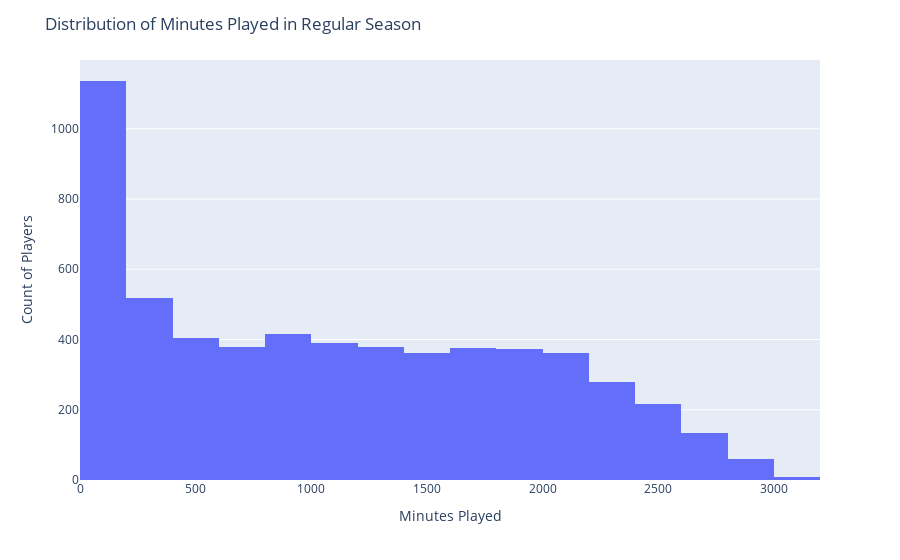

Notebook code for this chart:
### Markdown cell above
Minutes PLayed Distibution

### Code cell
# Create the histogram
fig = px.histogram(x=rs_df['MIN'], nbins=30)  # You can adjust the number of bins as needed

# Update layout to label axes and add title
fig.update_layout(
    xaxis_title='Minutes Played',
    yaxis_title='Count of Players',
    title='Distribution of Minutes Played in Regular Season'
)

# Show the figure
fig.show()

### Figure 1 — Plotly figure (JSON) as saved in the notebook; plotly's stock layout.template omitted (floating-point values rounded to 4 significant figures; data arrays with more than 128 entries replaced by an {"elided": "..."} marker saying what was removed)
{"data": [{"alignmentgroup": "True", "bingroup": "x", "hovertemplate": "x=%{x}<br>count=%{y}<extra></extra>", "legendgroup": "", "marker": {"color": "#636efa", "pattern": {"shape": ""}}, "name": "", "nbinsx": 30, "offsetgroup": "", "orientation": "v", "showlegend": false, "type": "histogram", "x": {"elided": "5791 int values"}, "xaxis": "x", "yaxis": "y"}], "layout": {"barmode": "relative", "legend": {"tracegroupgap": 0}, "margin": {"t": 60}, "title": {"text": "Distribution of Minutes Played in Regular Season"}, "xaxis": {"anchor": "y", "domain": [0, 1], "title": {"text": "Minutes Played"}}, "yaxis": {"anchor": "x", "domain": [0, 1], "title": {"text": "Count of Players"}}}}
